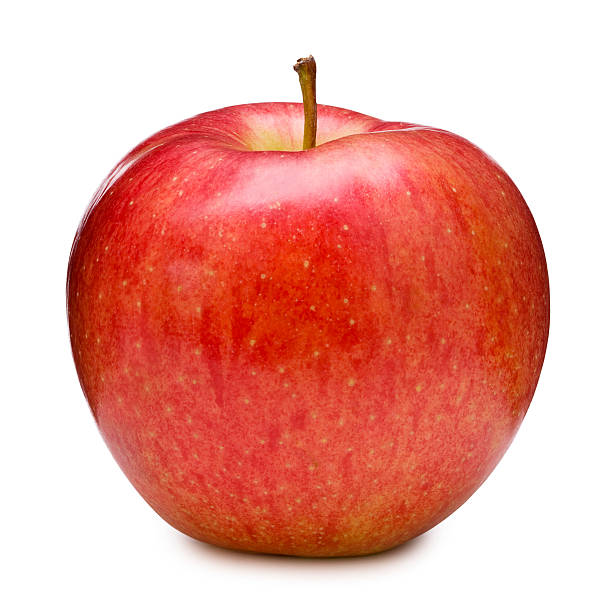
#> input picture apple.jpg, 612 x 612 px
$ python homework-2.py
#> lines starting #> are read from the running program, lines starting #| are printed output that depends on the picture; after the words box and inside, x2 and y2 are one past the last pixel; in counts of white or black regions, pixels touching at a corner belong together
# Bit plane slicing

import cv2
import numpy as np
import matplotlib.pyplot as plt

def bit_plane_slicing(image_path):
    # Görüntüyü oku
#> called with image_path = 'apple.jpg'
    image = cv2.imread(image_path, cv2.IMREAD_GRAYSCALE)
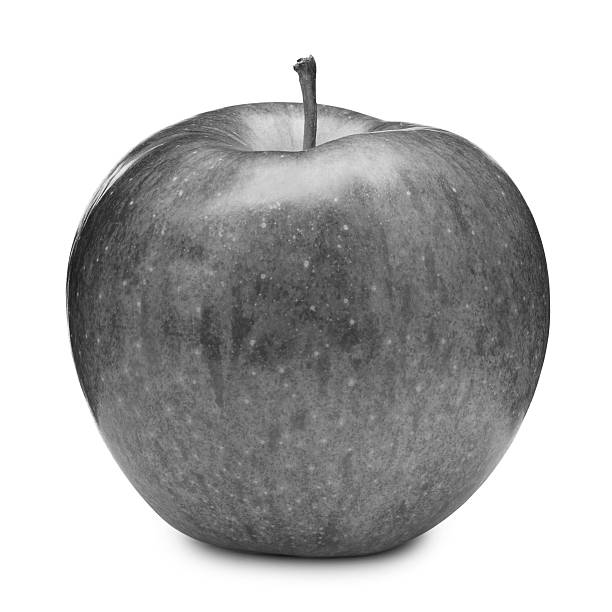
#> image: shape (612, 612); min 9, max 255, mean 186

    # Görüntü boyutları
    rows, cols = image.shape
#> rows = 612; cols = 612

    # Her bir bit düzeyini ayrı ayrı görselleştir
    for i in range(8):
        # 2^i'inci biti çıkar
        bit_plane = np.bitwise_and(image, 2**i)

        # Görselleştirme
        plt.subplot(2, 4, i + 1)
        plt.imshow(bit_plane, cmap='gray')
        plt.title('Bit ' + str(7 - i))  # 7'den başlayarak sırala
        plt.xticks([]), plt.yticks([])
#> this loop made 8 passes
#> pass 1, in bit_plane_slicing, `bit_plane = np.bitwise_and(image, 2**i)`:
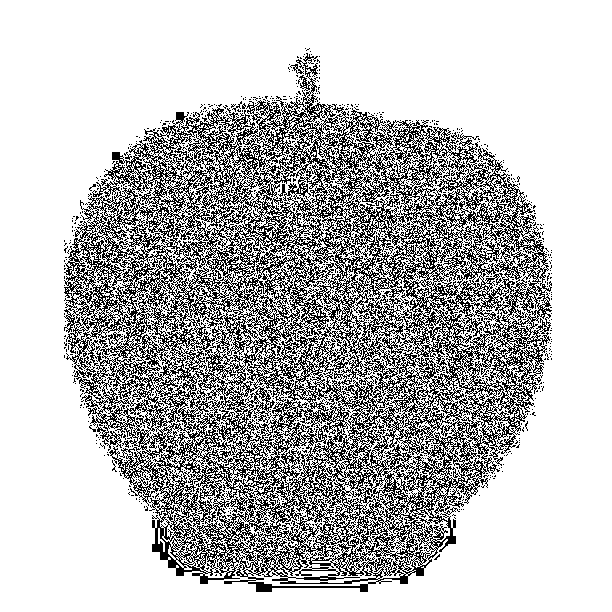
#> bit_plane: shape (612, 612); values 0 (black) and 1 (white), 74% white; black in thin lines or dots, all inside (x1, y1, x2, y2) = (64, 48, 552, 592)
#> pass 2, in bit_plane_slicing, `bit_plane = np.bitwise_and(image, 2**i)`:
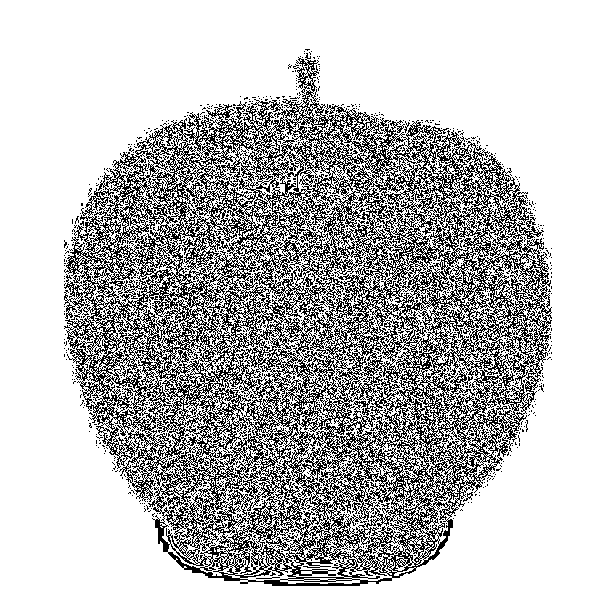
#> bit_plane: shape (612, 612); values 0 (black) and 2 (white), 74.3% white; black in thin lines or dots, all inside (x1, y1, x2, y2) = (64, 49, 552, 586)
#> pass 3, in bit_plane_slicing, `bit_plane = np.bitwise_and(image, 2**i)`:
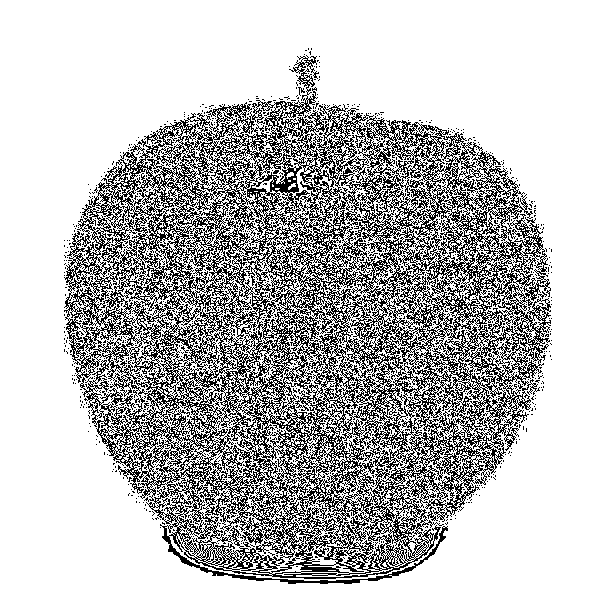
#> bit_plane: shape (612, 612); values 0 (black) and 4 (white), 74.6% white; black in thin lines or dots, all inside (x1, y1, x2, y2) = (64, 48, 552, 584)

    plt.show()
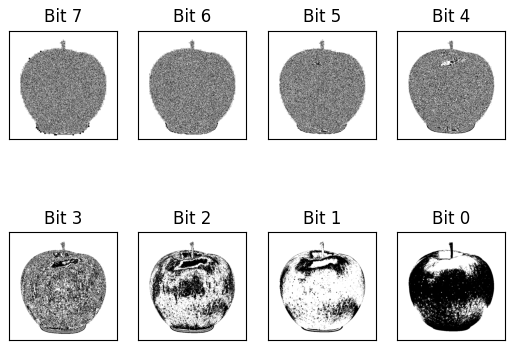
#> figure drawn by matplotlib, 8 panels

# Örnek bir görüntü üzerinde bit plane slicing işlemi uygula
image_path = "apple.jpg"
bit_plane_slicing(image_path)
